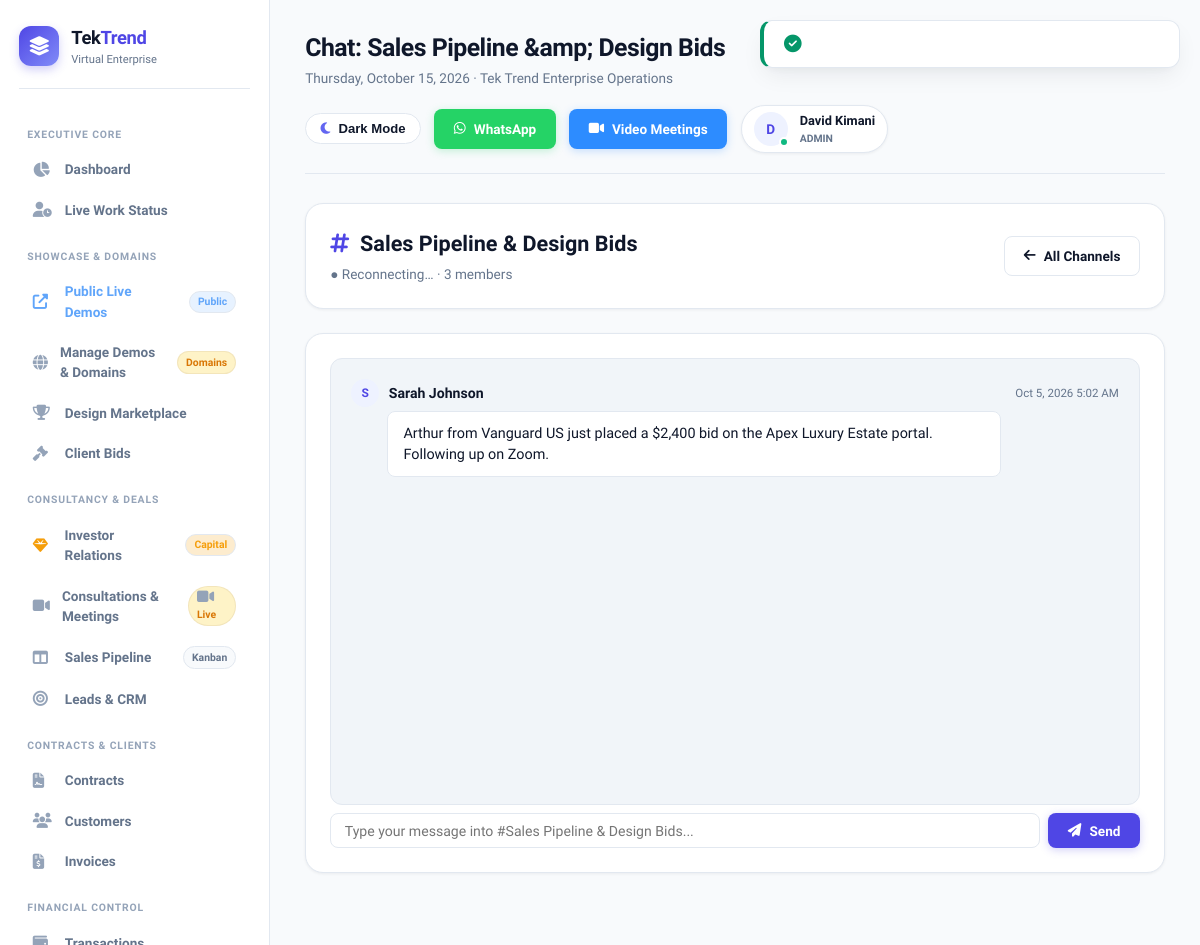
Page /public/chat/room/3 (signed in) on the earlier database version.
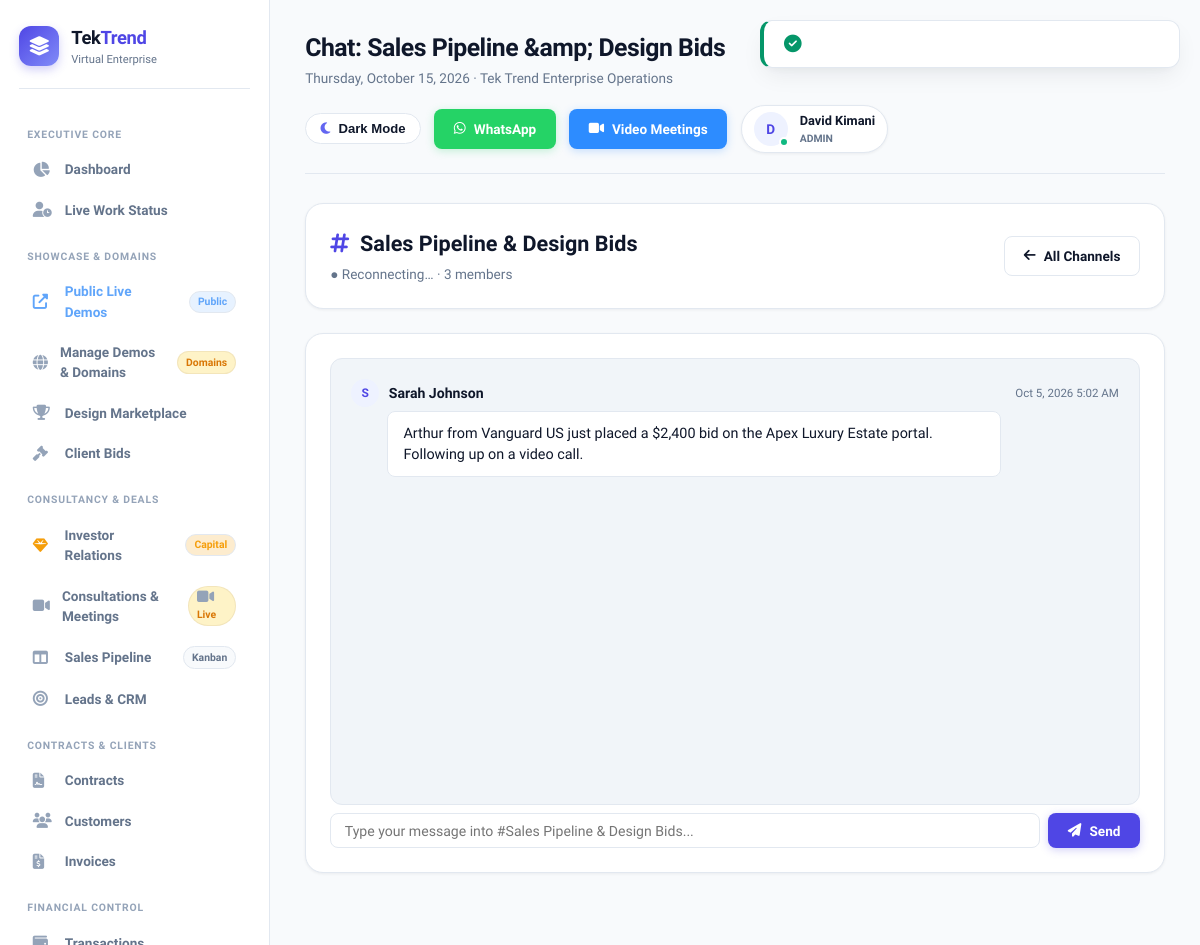
Same page on the later database version.
### tables this page shows
CREATE TABLE `chat_messages` (
    `id` INT UNSIGNED NOT NULL AUTO_INCREMENT,
    `room_id` INT UNSIGNED NOT NULL,
    `user_id` INT UNSIGNED NOT NULL,
    `message` TEXT,
    `type` ENUM('text','image','file','system') DEFAULT 'text',
    `file_path` VARCHAR(255) DEFAULT NULL,
    `file_name` VARCHAR(255) DEFAULT NULL,
    `created_at` TIMESTAMP DEFAULT CURRENT_TIMESTAMP,
    PRIMARY KEY (`id`),
    KEY `room_id` (`room_id`),
    KEY `user_id` (`user_id`),
    KEY `created_at` (`created_at`)
);

CREATE TABLE `users` (
    `id` INT UNSIGNED NOT NULL AUTO_INCREMENT,
    `department_id` INT UNSIGNED DEFAULT NULL,
    `employee_id` VARCHAR(20) NOT NULL,
    `first_name` VARCHAR(50) NOT NULL,
    `last_name` VARCHAR(50) NOT NULL,
    `email` VARCHAR(100) NOT NULL,
    `phone` VARCHAR(20) DEFAULT NULL,
    `password` VARCHAR(255) NOT NULL,
    `role` ENUM('admin','manager','employee','accountant','sales','support','client','partner') DEFAULT 'employee',
    `position` VARCHAR(100) DEFAULT NULL,
    `avatar` VARCHAR(255) DEFAULT NULL,
    `status` ENUM('active','inactive','suspended','pending') DEFAULT 'active',
    `last_login` TIMESTAMP NULL DEFAULT NULL,
    `last_activity` TIMESTAMP NULL DEFAULT NULL,
    `is_online` TINYINT(1) DEFAULT 0,
    `work_status` ENUM('offline','working','away','break','meeting') DEFAULT 'offline',
    `created_at` TIMESTAMP DEFAULT CURRENT_TIMESTAMP,
    `updated_at` TIMESTAMP DEFAULT CURRENT_TIMESTAMP ON UPDATE CURRENT_TIMESTAMP,
    PRIMARY KEY (`id`),
    UNIQUE KEY `email` (`email`),
    UNIQUE KEY `employee_id` (`employee_id`),
    KEY `department_id` (`department_id`),
    KEY `is_online` (`is_online`),
    KEY `work_status` (`work_status`)
);

### app/views/chat/room.php (the view, shortened to what the changed rows need)
<?php
$roomId = (int)$room['id'];
$lastId = 0;
if (!empty($messages)) { $lastId = (int)end($messages)['id']; }
?>
<div class="card mb-4">
    <div style="display: flex; justify-content: space-between; align-items: center; flex-wrap: wrap; gap: 1rem;">
        <div>
            <h2 style="font-size: 1.35rem; font-weight: 800; color: var(--text-main); margin-bottom: 0.25rem;">
                <i class="fas fa-hashtag" style="color: var(--primary); margin-right: 0.35rem;"></i> <?= sanitize($room['name']) ?>
            </h2>
            <p style="color: var(--text-muted); font-size: 0.85rem;"><span id="connStatus" style="color: var(--success);">● Live</span> · <?= count($members ?? []) ?> members</p>
        </div>
        <a href="<?= eurl('/chat') ?>" class="btn btn-outline">
            <i class="fas fa-arrow-left"></i> All Channels
        </a>
    </div>
</div>
<div class="card" style="height: 540px; display: flex; flex-direction: column;">
    <div id="messagesContainer" data-last-id="<?= $lastId ?>" style="flex: 1; overflow-y: auto; padding: 1.25rem; background: var(--bg-card-subtle); border-radius: var(--radius-md); border: 1px solid var(--border); display: flex; flex-direction: column; gap: 1rem;">
        <?php if (empty($messages)): ?>
            <p id="emptyHint" style="color: var(--text-muted); text-align: center; margin: auto;">No messages in this channel yet. Start the conversation!</p>
        <?php else: ?>
            <?php foreach ($messages as $msg): ?>
                <div class="chat-msg" data-id="<?= (int)$msg['id'] ?>">
                    <div style="display: flex; align-items: center; gap: 0.6rem; margin-bottom: 0.25rem;">
                        <div class="chat-avatar"><?= strtoupper(substr($msg['first_name'], 0, 1)) ?></div>
                        <span style="font-weight: 700; color: var(--text-main); font-size: 0.88rem;"><?= sanitize($msg['first_name'] . ' ' . $msg['last_name']) ?></span>
                        <span style="font-size: 0.72rem; color: var(--text-muted); margin-left: auto;"><?= formatDateTime($msg['created_at']) ?></span>
                    </div>
                    <div class="chat-bubble"><?= nl2br(sanitize($msg['message'])) ?></div>
                </div>
            <?php endforeach; ?>
        <?php endif; ?>
    </div>
    <form id="chatForm" method="POST" action="<?= eurl('/chat/room/' . $roomId . '/send') ?>" style="margin-top: 0.5rem;">
        <div style="display: flex; gap: 0.5rem;">
            <input type="text" id="chatInput" name="message" class="form-control" placeholder="Type your message into #<?= sanitize($room['name']) ?>..." autocomplete="off" required style="flex: 1;">
            <button type="submit" class="btn btn-primary" id="sendBtn"><i class="fas fa-paper-plane"></i> Send</button>
        </div>
    </form>
</div>

### app/core/Router.php (shortened to what the changed rows need)
<?php
class Router {
    private $routes = [];
    private function addRoute($method, $path, $handler, $middleware = []) {
        $this->routes[] = [
            'method'      => $method,
            'path'        => $path,
            'handler'     => $handler,
            'middleware'  => $middleware
        ];
    }
    public function dispatch() {
        $method = $_SERVER['REQUEST_METHOD'];
        $requestPath = parse_url($_SERVER['REQUEST_URI'], PHP_URL_PATH);
        $basePath = rtrim(str_replace(basename($_SERVER['SCRIPT_NAME']), '', $_SERVER['SCRIPT_NAME']), '/');
        if ($basePath && strpos($requestPath, $basePath) === 0) {
            $requestPath = substr($requestPath, strlen($basePath));
        }
        $requestPath = '/' . ltrim($requestPath, '/');
        foreach ($this->routes as $route) {
            if ($route['method'] !== 'ANY' && $route['method'] !== $method) {
                continue;
            }
            $pattern = preg_replace('#\{[^}]+\}#', '([^/]+)', $route['path']);
            $pattern = '#^' . $pattern . '$#';
            if (preg_match($pattern, $requestPath, $matches)) {
                $params = [];
                if (preg_match_all('#\{([^}]+)\}#', $route['path'], $paramNames)) {
                    foreach ($paramNames[1] as $index => $name) {
                        $params[$name] = $matches[$index + 1];
                    }
                }
                $this->executeHandler($route['handler'], $params);
                return;
            }
        }
    }
    private function executeHandler($handler, $params = []) {
        if (is_string($handler)) {
            $parts = explode('@', $handler);
            if (count($parts) === 2) {
                $controllerName = $parts[0];
                $methodName = $parts[1];
                if (class_exists($controllerName)) {
                    $controller = new $controllerName();
                    if (method_exists($controller, $methodName)) {
                        call_user_func_array([$controller, $methodName], $params);
                        return;
                    }
                }
            }
        }
    }
}

Differences in the rows shown:
changed chat_messages "Sarah Johnson": message "Arthur from Vanguard US just placed a $2,400 bid on the Apex Luxury Estate portal. Following up on Zoom." → "Arthur from Vanguard US just placed a $2,400 bid on the Apex Luxury Estate portal. Following up on a video call."
